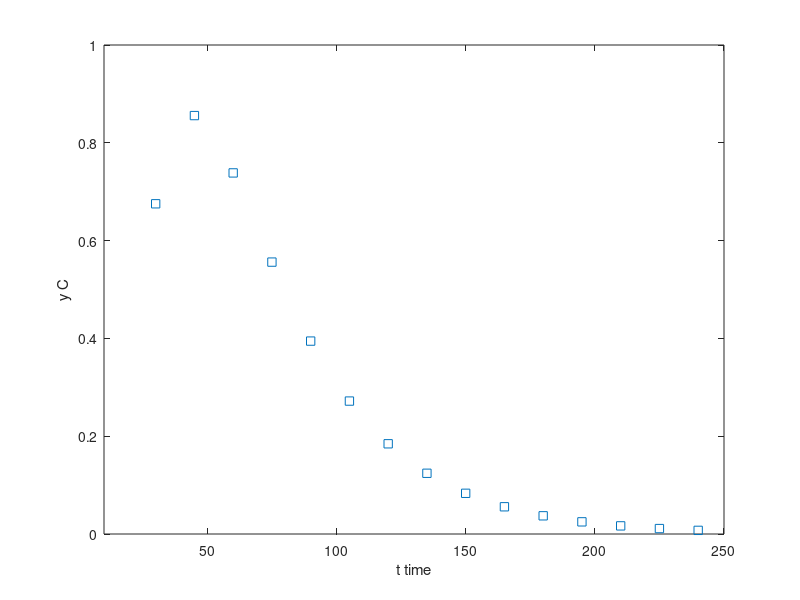

The MATLAB script that drew this image: (Note: this script raises an error after producing the figure.)
%% DE-MCMC 
% This model explain the provenance procedure.
% Combined with DE-MCMC method. Input data are spatial records(tdata) with sampling
% points positions (xdata, ydata) and pollution concentration (cdata).
% 
%%
% First clear some variables from possible previous runs.
clear data model options

%%
% Next, create a data structure for the observations and control
% variables. Typically one could make a structure |data| that
% contains fields |xdata| and |ydata|.

% data.xdata = [28    55    83    110   138   225   375]';   % x (mg / L COD) 
% data.ydata = [0.053 0.060 0.112 0.105 0.099 0.122 0.125]'; % y (1 / h) 

% data.tdata = [ 10 20 30 40 50 60 70 80 90 100 ]';
% data.cdata = [ 0.000186269 0.005597822 0.015945217 0.025786002 0.033541179 0.039296168 0.043472867 0.046470316 0.048598992 0.050087414 ]';

% data.tdata = [ 15 30 45 60 75 90 105 120 135 150 165 180 195 210 225 240 ]';
% data.cdata = [ 0.3630 0.7476 0.7136 0.5884 0.4656 0.3640 0.2840 0.2220 0.1741 0.1370 0.1082 0.0857 0.0682 0.0544 0.0435 0.0349]';

% data.tdata = [30  60  90 120 150 180 210 240 270 300 330 ]';
data.tdata = [30  45  60  75  90 105 120 135 150 165 180 195 210 225 240 255 270 285 300 315 330]';

% data.cdata = [0.00022307  0.0838  0.3134  0.3879  0.3138  0.2070  0.1221  0.0674  0.0356  0.0183  0.0092 ]';
% data.cdata = [0.00022307 0.0139 0.0838 0.2028 0.3134 0.3766 0.3879 0.3611 0.3138 0.2595 0.2070 0.1607 0.1221 0.0913 0.0674 0.0492 0.0356 0.0256 0.0183 0.0130 0.0092]';
 data.cdata = [0.675290902 0.855683596 0.738407901 0.556047005 0.39450917 0.271846546 0.184490727 0.124189287 0.08323814 0.055672504 0.037204869 0.024862021 0.016620917 0.011119329 0.007445256 0.004989972 0.003347753 0.002248285 0.001511433 0.001017087 0.000685089]';
%4data.cdata = [0.753248001 0.981585936 0.745614969 0.505651547 0.394406531 0.298951031 0.204945059 0.146641206 0.077437126 0.052015024 0.037468908 0.027567977 0.016880032 0.011892205 0.006177106 0.005366677 0.002889953 0.002170745 0.001675262 0.001144334 0.000697482 ]';
% data.cdata = [0.703465322 0.873589593 0.677411167 0.611030689 0.400055087 0.266306349 0.169522411 0.134473031 0.083385013 0.052638362 0.038424743 0.024722048 0.018081436 0.011079192 0.007967458 0.004737707 0.003384637 0.00242308 0.00138198 0.001056046 0.000621778 ]';

% data.cdata = [0.00022407  0.0818  0.3124  0.3479  0.3538  0.2370  0.1421  0.0274  0.0856  0.0483  0.0192 ]';

% data.xdata = [0 1 2 3 4 5 6 ]';
% data.ydata = [5.9 3.1 2.0 3 6.1 10.9 18.1]';

%%
% Here is a plot of the data set.
 figure(1); clf
 plot(data.tdata,data.cdata,'s');
 xlim([10 250]); xlabel('t time'); ylabel('y C');

% plot(data.xdata,data.ydata,'s');
% xlim([0 400]); xlabel('x [mg/L COD]'); ylabel('y [1/h]');

%%
% For the MCMC run we need the sum of squares function. For the
% plots we shall also need a function that returns the model.
% Both the model and the sum of squares functions are
% easy to write as one line anonymous functions using the @
% construct. 

Dx=25;
Dy=10;
ux=1.5;
uy=0.25;
K = 4.2 / (24 * 60 * 60);   %s-1
H=2.0;

modelfun = @(t,theta) theta(1)./(4*pi*H*t*sqrt(Dx*Dy)).*exp(-(theta(2)-ux*t).^2./(4*Dx*t)-(theta(3)-uy*t).^2./(4*Dy*t)).*exp(-K*t);
% modelfun = @(x,theta) theta(1)*(x.^2)-theta(2)*x+theta(3);
% ssfun    = @(theta,data) sum((data.cdata-modelfun(data.tdata,theta)).^2);
ssfun    = @(theta,data) sum((data.cdata-modelfun(data.tdata,theta)).^2);
%%test
% ssfun(200,250,0,data);

% modelfun = @(x,theta) theta(1)*x./(theta(2)+x);
% ssfun    = @(theta,data) sum((data.ydata-modelfun(data.xdata,theta)).^2);


%%
% In this case the initial values for the parameters are easy to guess
% by looking at the plotted data. As we alredy have the sum-of-squares
% function, we might as well try to minimize it using |fminsearch|.
% [tmin,ssmin]=fminsearch(ssfun,[0.15;100],[],data)
% [tmin,cmin]=fminsearch(ssfun,[100;150;-1],[],data)
% n = length(data.tdata);
% p = 2;
% mse = cmin/(n-p) % estimate for the error variance
[xmin, ssmin] = fminsearch(ssfun,[18000;80;0],[],data)
n = length(data.tdata);
p = 2;
mse = ssmin/(n-p)
%%
% The Jacobian matrix of the model function is easy to calculate so we use
% it to produce estimate of the covariance of theta. This can be
% used as the initial proposal covariance for the MCMC samples by
% option |options.qcov| below.
% J = [data.tdata./(tmin(2)+data.tdata), ...
%      -tmin(1).*data.xdata./(tmin(2)+data.xdata).^2];
% tcov = inv(J'*J)*mse
% 
% J = [data.xdata./(xmin(3)+data.xdata), ...
%      -xmin(1).*data.xdata./(xmin(3)+data.xdata).^2,...
%      +xmin(2).*data.xdata./(xmin(3)+data.xdata).^2];
% tcov = inv(J'*J)*mse

%%
% We have to define three structures for inputs of the |mcmcrun|
% function: parameter, model, and options.  Parameter structure has a
% special form and it is constructed as Matlab cell array with curly
% brackets. At least the structure has, for each parameter, the name
% of the parameter and the initial value of it. Third optional
% parameter given below is the minimal accepted value. With it we set
% a positivity constraits for both of the parameters.

% params = {
%     {'theta1', tmin(1), 0}
%     {'theta2', tmin(2), 0}
%     };

% params = {
%     {'theta1', 100, 0}
%     {'theta2', 150, 0}
%     {'theta3', 0, 0}
%     };
params = {
    {'theta1', 8000, 0}
    {'theta2', 150, 0}
    {'theta3', 60, 0}
    };



%%
% In general, each parameter line can have up to 7 elements: 'name',
% initial_value, min_value, max_value, prior_mu, prior_sigma, and
% targetflag

%%
% The |model| structure holds information about the model. Minimally
% we need to set |ssfun| for the sum of squares function and the
% initial estimate of the error variance |sigma2|.

model.ssfun  = ssfun;
% model.sigma2 = 0.018^2;
%  model.sigma2 = 5.71^2;
%model.sigma2 = 0.266179826^2;

model.N=21;

%%
% The |options| structure has settings for the MCMC run. We need at
% least the number of simulations in |nsimu|. Here we also set the
% option |updatesigma| to allow automatic sampling and estimation of the
% error variance. The option |qcov| sets the initial covariance for
% the Gaussian proposal density of the MCMC sampler.

options.nsimu = 4000;
options.updatesigma = 1;
%  options.qcov = tcov;

%%
% The actual MCMC simulation run is done using the function
% |mcmcrun|.

[res,chain,s2chain] = mcmcrun(model,data,params,options);

%%
% <<mcmcstatus.png>>
%
% During the run a status window is showing the estimated time to
% the end of the simulation run. The simulation can be ended by Cancel
% button and the chain generated so far is returned.

%%
% After the run the we have a structure |res| that contains some
% information about the run, and a matrix outputs |chain| and
% |s2chain| that contains the actual MCMC chains for the parameters
% and for the observation error variance.

%%
% The |chain| variable is |nsimu| ?|npar| matrix and it can be
% plotted and manipulated with standard Matlab functions. MCMC toolbox
% function |mcmcplot| can be used to make some useful chain plots and
% also plot 1 and 2 dimensional marginal kernel density estimates of
% the posterior distributions.
%
figure(2); clf
mcmcplot(chain,[],res,'chainpanel');

%%
% The |'pairs'| options makes pairwise scatterplots of the columns of
% the |chain|.

figure(3); clf
mcmcplot(chain,[],res,'pairs');

%%
% If we take square root of the |s2chain| we get the chain for error
% standard deviation. Here we use |'hist'| option for the histogram of
% the chain.

figure(4); clf
mcmcplot(sqrt(s2chain),[],[],'hist')
title('Error std posterior')

%%
% A point estimate of the model parameters can be calculated from the
% mean of the |chain|. Here we plot the fitted model using the
% posterior means of the parameters.

x = linspace(0,400)';
figure(1)
hold on
plot(x,modelfun(x,mean(chain)),'-k')
hold off
legend('data','model',0)

%%
% Instead of just a point estimate of the fit, we should also study
% the predictive posterior distribution of the model. The |mcmcpred|
% and |mcmcpredplot| functions can be used for this purpose. By them
% we can calculate the model fit for a randomly selected subset of the
% chain and calculate the predictive envelope of the model. The grey
% areas in the plot correspond to 50%, 90%, 95%, and 99% posterior
% regions.

figure(5); clf
out = mcmcpred(res,chain,[],x,modelfun);
mcmcpredplot(out);
hold on
plot(data.tdata,data.cdata,'s'); % add data points to the plot
xlabel('x [mg/L COD]'); ylabel('y [1/h]');
hold off
title('Predictive envelopes of the model')
